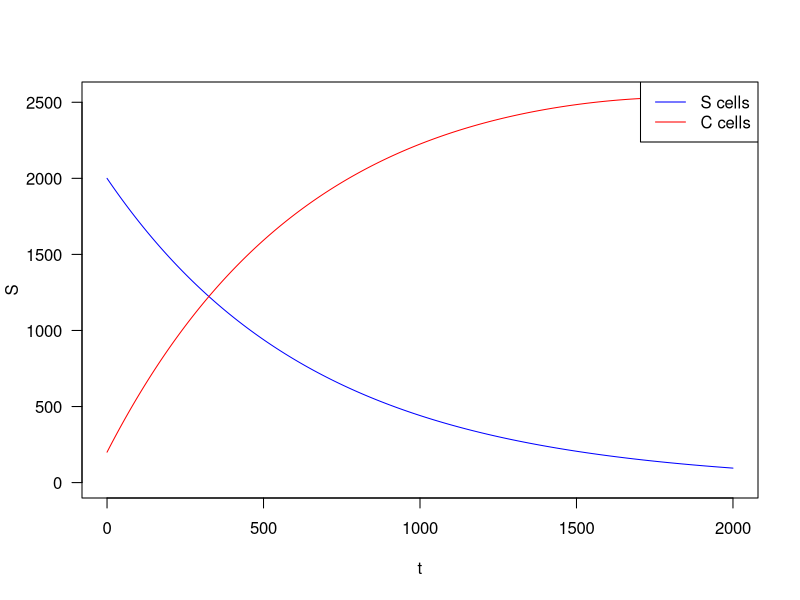

The R script that drew this image:
library(deSolve)
rm(list = ls())

SCN <- function(t, state, parameters)
{
  with(as.list(c(state, parameters)), {
    dS <- -mu*S - gamma*S + beta1*(N/(N+K))*S
    dC <- mu*S - delta*C + beta2*(N/(N+K))*C - tau*C
    dN <- - beta1* (N/(N+K))*S - beta2*(N/(N+K))*C
    list(c(dS, dC, dN))
  })
}
  
####### Model SCN ####### 
params = c(mu = 0.002, beta1 = 0.001, beta2 = 0.002, gamma = 0.0005, delta = 0.001, tau = 0.001, K = 1e2)
init = c(S = 2000,C = 200 ,N = 1e4)
times <- seq(0, 2000, by=0.01)

out <- as.data.frame(ode(y = init, time = times, func = SCN, parms = params))

t = out$time
S = out$S
C = out$C
N = out$N

plot(t,S, type = "l", las=1, col = "blue", ylim = c(0, max(S, C)))
lines(t, C, type = "l", col="red")

legend("topright", legend=c("S cells", "C cells"),
       col=c("blue", "red"), lty = 1)
